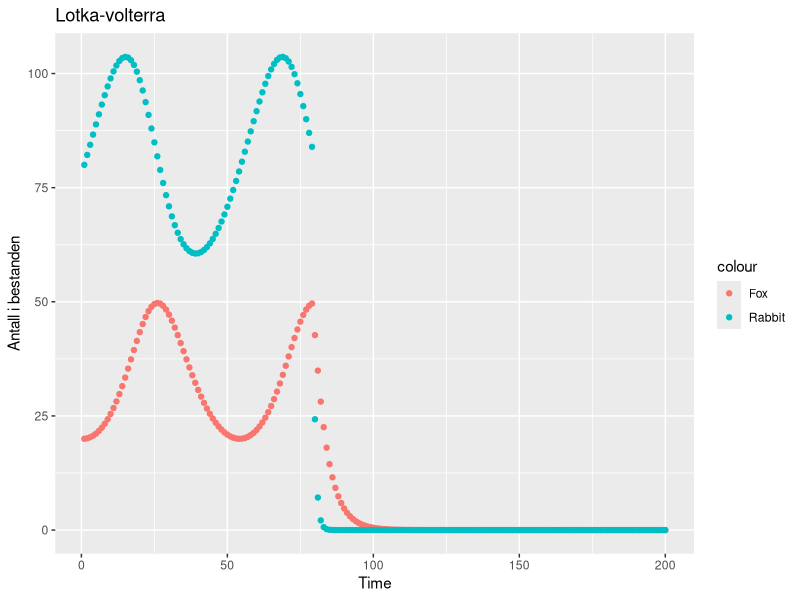

The R source for this figure:

#bruker bare samme koden som fra forrige gang
library(tidyverse)
T = 200
R_v = c()
F_v = c()
R_1 = 80
F_1 = 20
a = 0.07
b = 0.002
c = 0.2
d = 0.0025
T_v = c(1)

R_v = c(R_v,R_1)
F_v = c(F_v,F_1)

for (i in 2:T){ 
  if (i<80){
  R_new = (1+a)*(R_v[length(R_v)] - b*R_v[length(R_v)]*F_v[length(F_v)])
  R_v = c(R_v,R_new)
  F_new = (1-c)*F_v[length(F_v)] + d*R_v[length(R_v)] *F_v[length(F_v)]
  F_v = c(F_v,F_new)
  T_v = c(T_v,i)}
  else{
    R_new = ((1+a)*(R_v[length(R_v)] - b*R_v[length(R_v)]*F_v[length(F_v)]))*0.3
    R_v = c(R_v,R_new)
    F_new = (1-c)*F_v[length(F_v)] + d*R_v[length(R_v)] *F_v[length(F_v)]
    F_v = c(F_v,F_new)
    T_v = c(T_v,i)
  }
}

lv = data.frame(Tid = T_v,Fox  = F_v , Rabbit = R_v)
abs= ggplot(lv) + geom_point(aes(x = Tid, y = Fox, color = "Fox")) + geom_point(aes(x = Tid, y = Rabbit,color = "Rabbit")) + labs(x = "Time", y = "Antall i bestanden", title = "Lotka-volterra")
ggsave("dode_harer.png", plot = abs)
